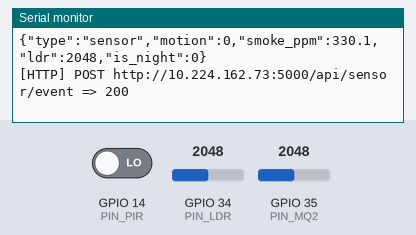
Bench run of a sketch on a simulated ESP32. Shown: the last lines printed to the serial monitor. Inputs (shaded band) come from the test bench; at power-on: GPIO 34 (PIN_LDR) = 2048, GPIO 35 (PIN_MQ2) = 2048, GPIO 14 (PIN_PIR) LOW (analog values on the 0–4095 scale). WiFi joins after 1.5 s; servers stay silent unless stated; uploads are accepted with an empty reply.

Above: at 2.7 s.
2.8 s: GPIO 34 (PIN_LDR) set to 1960
At 6.88 s:
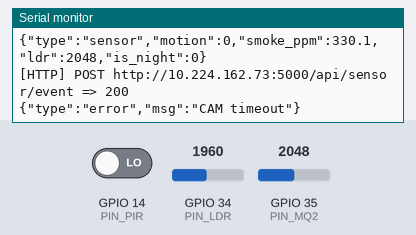
13.6 s: GPIO 35 (PIN_MQ2) set to 1960
At 14.3 s:
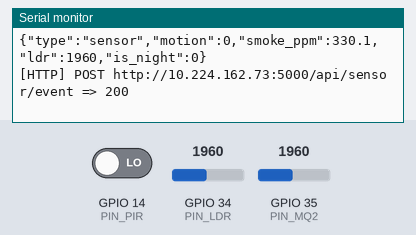
15.1 s: GPIO 14 (PIN_PIR) driven HIGH
16.6 s: GPIO 34 (PIN_LDR) set to 2040
At 17.92 s:
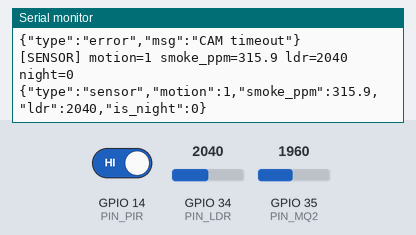
18.1 s: GPIO 35 (PIN_MQ2) set to 2040
At 18.1 s:
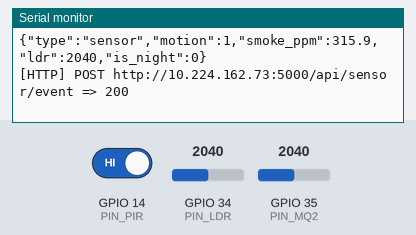
19.6 s: GPIO 14 (PIN_PIR) driven LOW
Timing chart, 0 to 22.1 s (numbered marks = the images above; inputs shaded):
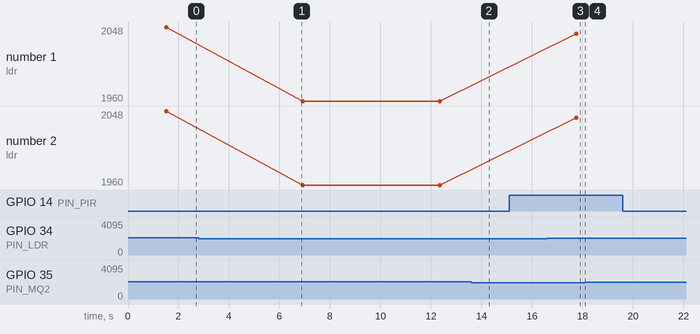

Measured:
- after the input at 16.6 s, the serial monitor: prints a new line after 1.2 s (image 3)
- plotted number 1: 2048 → 1960 after the input at 2.8 s, 1960 → 2040 after the input at 16.6 s
- plotted number 2: 2048 → 1960 after the input at 2.8 s, 1960 → 2040 after the input at 16.6 s

The sketch:

devkit.ino
```cpp
/*
  SneakPeek — ESP32 DevKit V1 Firmware
  =====================================
  Responsibilities:
    1. Read PIR (HC-SR501)   → GPIO14  — digital, sustained motion detection
    2. Read MQ-2 smoke       → GPIO35  — analog, gas/smoke PPM estimation
    3. Read LDR              → GPIO34  — analog, ambient light (day/night)
    4. Receive JPEG frames from ESP32-CAM over UART2 (GPIO16/17)
    5. Forward everything to the laptop over USB serial (UART0) in the
       exact JSON+binary protocol that receiver.py expects

  Serial protocol to laptop (UART0 @ 115200):
    Sensor packet (every 500ms, newline-delimited JSON):
        {"type":"sensor","motion":1,"smoke_ppm":145.2,"ldr":3100}

    Frame packet (on motion trigger, after receiving JPEG from CAM):
        {"type":"frame","size":18432}
        <raw 18432 bytes of JPEG>

  UART2 protocol from ESP32-CAM (GPIO16 RX, GPIO17 TX @ 115200):
    CAM sends when commanded:
        4-byte big-endian size header: e.g. 0x00 0x00 0x48 0x00 = 18432
        followed by raw JPEG bytes

  Pin assignments:
    GPIO14  → PIR OUT
    GPIO34  → LDR midpoint (analog, input-only)
    GPIO35  → MQ-2 AO (analog, input-only)
    GPIO16  → UART2 RX (receives from CAM TX/UOT)
    GPIO17  → UART2 TX (sends capture command to CAM RX/UOR)
*/

#include <Arduino.h>
#include <ArduinoJson.h>        // Install via Library Manager: "ArduinoJson" by Benoit Blanchon
#include <WiFi.h>
#include <HTTPClient.h>

// ── Pin definitions ───────────────────────────────────────────────────
#define PIN_PIR       14
#define PIN_LDR       34
#define PIN_MQ2       35
#define PIN_CAM_RX    16        // UART2 RX — wire to CAM UOT (TX)
#define PIN_CAM_TX    17        // UART2 TX — wire to CAM UOR (RX)

// ── Thresholds (mirror config.json values) ────────────────────────────
#define SMOKE_PPM_DANGER     300.0f   // above this = smoke alert
#define LDR_NIGHT_MAX        400      // below this = night (0=dark,4095=bright)
#define MOTION_SUSTAIN_MS    2000     // ms of continuous motion before capture
#define SENSOR_INTERVAL_MS   500      // how often to send sensor JSON to laptop
#define MAX_FRAME_SIZE       60000    // safety cap on JPEG size (bytes)
#define CAM_CAPTURE_CMD      'C'      // single byte sent to CAM to trigger capture
#define CAM_TIMEOUT_MS       5000     // max wait for CAM to respond
#define HTTP_POST_TIMEOUT_MS 3000

// Wi-Fi + backend endpoint (set to the machine running python main.py)
const char* WIFI_SSID = "total";
const char* WIFI_PASS = "123456789";
const char* SENSOR_API_URL = "http://10.224.162.73:5000/api/sensor/event";

// ── UART2 for camera communication ────────────────────────────────────
HardwareSerial CamSerial(2);

// ── State ─────────────────────────────────────────────────────────────
bool     motionActive       = false;
uint32_t motionStartMs      = 0;
bool     motionSustained    = false;
uint32_t lastSensorSendMs   = 0;
bool     cameraReady        = false;
uint32_t lastWifiLogMs      = 0;

// ── MQ-2 PPM estimation ───────────────────────────────────────────────
// The MQ-2 outputs an analogue voltage proportional to gas concentration.
// We use a simplified curve fit: not calibrated in true PPM but gives a
// consistent relative reading (0–4095 ADC → ~0–600 "ppm equivalent").
// Real calibration requires clean-air baseline — see comments in readSmokePPM().
float readSmokePPM() {
  int raw = analogRead(PIN_MQ2);
  // Simplified linear map — replace with proper Rs/R0 curve for calibration
  // At clean air: raw ≈ 200-400. At smoke: raw > 1000+
  float voltage = (raw / 4095.0f) * 3.3f;
  float ppm     = voltage * 200.0f;   // rough approximation
  return ppm;
}

// ── Sensor JSON → laptop ──────────────────────────────────────────────
void sendSensorPacket(bool motion, float smokePpm, int ldr) {
  StaticJsonDocument<128> doc;
  doc["type"]      = "sensor";
  doc["motion"]    = motion ? 1 : 0;
  doc["smoke_ppm"] = round(smokePpm * 10.0f) / 10.0f;  // 1 decimal place
  doc["ldr"]       = ldr;
  doc["is_night"]  = (ldr < LDR_NIGHT_MAX) ? 1 : 0;
  serializeJson(doc, Serial);
  Serial.println();   // newline terminates the JSON line for receiver.py readline()

  if (WiFi.status() != WL_CONNECTED) {
    Serial.println(F("[HTTP] Skip POST: WiFi disconnected"));
    return;
  }

  String payload;
  serializeJson(doc, payload);

  HTTPClient http;
  WiFiClient client;
  http.setTimeout(HTTP_POST_TIMEOUT_MS);
  if (!http.begin(client, SENSOR_API_URL)) {
    Serial.println(F("[HTTP] begin() failed"));
    return;
  }
  http.addHeader("Content-Type", "application/json");
  int code = http.POST(payload);
  if (code > 0) {
    Serial.printf("[HTTP] POST %s => %d\n", SENSOR_API_URL, code);
  } else {
    Serial.printf("[HTTP] FAIL code=%d WiFi=%d RSSI=%d URL=%s\n",
                  code, WiFi.status(), WiFi.RSSI(), SENSOR_API_URL);
  }
  http.end();
}

void ensureWiFi() {
  if (WiFi.status() == WL_CONNECTED) return;
  uint32_t now = millis();
  if (now - lastWifiLogMs > 2000) {
    Serial.printf("[WiFi] reconnecting... status=%d\n", WiFi.status());
    lastWifiLogMs = now;
  }
  WiFi.disconnect(false, false);
  WiFi.begin(WIFI_SSID, WIFI_PASS);
  uint32_t deadline = millis() + 4000;
  while (WiFi.status() != WL_CONNECTED && millis() < deadline) {
    delay(200);
  }
  if (WiFi.status() == WL_CONNECTED) {
    Serial.printf("[WiFi] connected IP=%s RSSI=%d\n",
                  WiFi.localIP().toString().c_str(), WiFi.RSSI());
  }
}

// ── Request and forward a JPEG frame from the CAM ────────────────────
void captureAndForwardFrame() {
  // 1. Flush any stale bytes in CAM buffer
  while (CamSerial.available()) CamSerial.read();

  // 2. Send capture command to CAM
  CamSerial.write(CAM_CAPTURE_CMD);
  CamSerial.flush();

  // 3. Wait for 4-byte big-endian size header from CAM
  uint32_t deadline = millis() + CAM_TIMEOUT_MS;
  while (CamSerial.available() < 4) {
    if (millis() > deadline) {
      Serial.println(F("{\"type\":\"error\",\"msg\":\"CAM timeout\"}"));
      return;
    }
    delay(10);
  }

  uint32_t frameSize = 0;
  frameSize |= ((uint32_t)CamSerial.read()) << 24;
  frameSize |= ((uint32_t)CamSerial.read()) << 16;
  frameSize |= ((uint32_t)CamSerial.read()) << 8;
  frameSize |= ((uint32_t)CamSerial.read());

  if (frameSize == 0 || frameSize > MAX_FRAME_SIZE) {
    StaticJsonDocument<64> err;
    err["type"] = "error";
    err["msg"]  = "bad frame size";
    err["size"] = frameSize;
    serializeJson(err, Serial);
    Serial.println();
    return;
  }

  // 4. Send frame header JSON to laptop — receiver.py reads this first
  StaticJsonDocument<64> hdr;
  hdr["type"] = "frame";
  hdr["size"] = frameSize;
  serializeJson(hdr, Serial);
  Serial.println();

  // 5. Stream raw JPEG bytes from CAM → USB serial to laptop
  // Read in 256-byte chunks to avoid stack overflow
  uint8_t  buf[256];
  uint32_t remaining = frameSize;
  deadline = millis() + CAM_TIMEOUT_MS;

  while (remaining > 0) {
    if (millis() > deadline) {
      // Partial frame — receiver.py will discard it on size mismatch
      break;
    }
    uint32_t toRead  = min((uint32_t)sizeof(buf), remaining);
    uint32_t got     = CamSerial.readBytes(buf, toRead);
    if (got > 0) {
      Serial.write(buf, got);
      remaining -= got;
    }
  }
  Serial.flush();
}

// ─────────────────────────────────────────────────────────────────────
void setup() {
  // UART0 → laptop (USB serial)
  Serial.begin(115200);
  while (!Serial) delay(10);

  // UART2 → ESP32-CAM
  CamSerial.begin(115200, SERIAL_8N1, PIN_CAM_RX, PIN_CAM_TX);

  // Pins
  pinMode(PIN_PIR, INPUT);
  // GPIO34 and GPIO35 are input-only ADC pins — no pinMode needed

  // MQ-2 warm-up: needs ~20s after power-on for stable readings
  // We don't block here — first readings will be slightly inaccurate
  // but it normalises quickly
  analogReadResolution(12);   // 12-bit ADC → 0–4095

  WiFi.mode(WIFI_STA);
  WiFi.begin(WIFI_SSID, WIFI_PASS);
  Serial.printf("[WiFi] connecting to %s ...\n", WIFI_SSID);
  uint32_t t0 = millis();
  while (WiFi.status() != WL_CONNECTED && millis() - t0 < 15000) {
    delay(300);
    Serial.print(".");
  }
  Serial.println();
  if (WiFi.status() == WL_CONNECTED) {
    Serial.printf("[WiFi] connected IP=%s RSSI=%d\n",
                  WiFi.localIP().toString().c_str(), WiFi.RSSI());
  } else {
    Serial.printf("[WiFi] connect failed status=%d\n", WiFi.status());
  }

  Serial.println(F("{\"type\":\"boot\",\"msg\":\"SneakPeek DevKit ready\"}"));
}

// ─────────────────────────────────────────────────────────────────────
void loop() {
  ensureWiFi();
  uint32_t now = millis();

  // ── Read sensors ──────────────────────────────────────────────────
  bool  pirRaw   = digitalRead(PIN_PIR) == HIGH;
  float smokePpm = readSmokePPM();
  int   ldrRaw   = analogRead(PIN_LDR);
  bool  isNight  = ldrRaw < LDR_NIGHT_MAX;

  Serial.printf("[SENSOR] motion=%d smoke_ppm=%.1f ldr=%d night=%d\n",
                pirRaw ? 1 : 0, smokePpm, ldrRaw, isNight ? 1 : 0);

  // ── PIR sustained motion logic ────────────────────────────────────
  // The sensor itself determines what counts as real presence,
  // not the AI. Short blips are ignored here on the hardware level.
  if (pirRaw) {
    if (!motionActive) {
      // Rising edge — start timer
      motionActive    = true;
      motionStartMs   = now;
      motionSustained = false;
    } else if (!motionSustained && (now - motionStartMs >= MOTION_SUSTAIN_MS)) {
      // Motion has been continuous for long enough — trigger capture
      motionSustained = true;
      captureAndForwardFrame();
    }
  } else {
    // Motion ended — reset
    motionActive    = false;
    motionSustained = false;
    motionStartMs   = 0;
  }

  // ── Smoke bypass — send alert flag immediately ────────────────────
  // MQ-2 acts autonomously. If smoke is above threshold, we send a
  // sensor packet immediately (not waiting for next 500ms interval)
  // so receiver.py can fire a smoke alert without waiting for motion.
  if (smokePpm >= SMOKE_PPM_DANGER) {
    sendSensorPacket(pirRaw, smokePpm, ldrRaw);
    // Also trigger a frame capture regardless of motion
    // (smoke + camera = better evidence)
    captureAndForwardFrame();
    delay(200);   // small debounce
    return;
  }

  // ── Regular sensor heartbeat every 500ms ─────────────────────────
  if (now - lastSensorSendMs >= SENSOR_INTERVAL_MS) {
    sendSensorPacket(pirRaw, smokePpm, ldrRaw);
    lastSensorSendMs = now;
  }

  delay(50);  // ~20Hz polling loop
}
```
